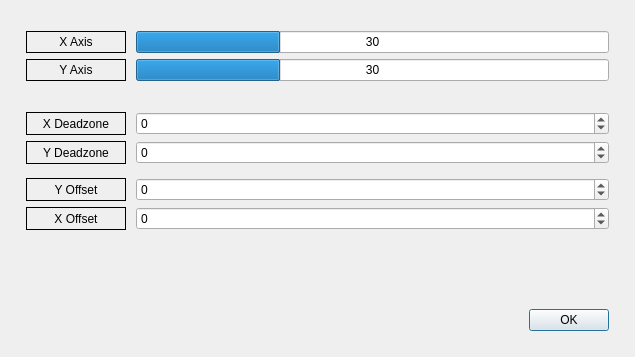
<?xml version="1.0" encoding="UTF-8"?>
<ui version="4.0">
 <class>Dialog</class>
 <widget class="QDialog" name="Dialog">
  <property name="geometry">
   <rect>
    <x>0</x>
    <y>0</y>
    <width>635</width>
    <height>357</height>
   </rect>
  </property>
  <property name="windowTitle">
   <string>Joystick Configuration</string>
  </property>
  <layout class="QVBoxLayout" name="verticalLayout_1">
   <item>
    <layout class="QVBoxLayout" name="mainBox">
     <property name="leftMargin">
      <number>15</number>
     </property>
     <property name="topMargin">
      <number>20</number>
     </property>
     <property name="rightMargin">
      <number>15</number>
     </property>
     <property name="bottomMargin">
      <number>5</number>
     </property>
     <item>
      <layout class="QHBoxLayout" name="xAxisBox">
       <property name="spacing">
        <number>10</number>
       </property>
       <property name="leftMargin">
        <number>0</number>
       </property>
       <property name="rightMargin">
        <number>0</number>
       </property>
       <item>
        <widget class="QLabel" name="xAxisLabel">
         <property name="minimumSize">
          <size>
           <width>100</width>
           <height>0</height>
          </size>
         </property>
         <property name="baseSize">
          <size>
           <width>0</width>
           <height>0</height>
          </size>
         </property>
         <property name="frameShape">
          <enum>QFrame::Shape::Box</enum>
         </property>
         <property name="frameShadow">
          <enum>QFrame::Shadow::Plain</enum>
         </property>
         <property name="midLineWidth">
          <number>0</number>
         </property>
         <property name="text">
          <string>X Axis</string>
         </property>
         <property name="alignment">
          <set>Qt::AlignmentFlag::AlignCenter</set>
         </property>
        </widget>
       </item>
       <item>
        <widget class="QProgressBar" name="xAxisBar">
         <property name="minimum">
          <number>-512</number>
         </property>
         <property name="maximum">
          <number>512</number>
         </property>
         <property name="value">
          <number>-200</number>
         </property>
         <property name="format">
          <string>%p</string>
         </property>
        </widget>
       </item>
      </layout>
     </item>
     <item>
      <layout class="QHBoxLayout" name="yAxisBox">
       <property name="spacing">
        <number>10</number>
       </property>
       <property name="leftMargin">
        <number>0</number>
       </property>
       <property name="rightMargin">
        <number>0</number>
       </property>
       <item>
        <widget class="QLabel" name="yAxisLabel">
         <property name="minimumSize">
          <size>
           <width>100</width>
           <height>0</height>
          </size>
         </property>
         <property name="frameShape">
          <enum>QFrame::Shape::Box</enum>
         </property>
         <property name="text">
          <string>Y Axis</string>
         </property>
         <property name="alignment">
          <set>Qt::AlignmentFlag::AlignCenter</set>
         </property>
        </widget>
       </item>
       <item>
        <widget class="QProgressBar" name="yAxisBar">
         <property name="minimum">
          <number>-512</number>
         </property>
         <property name="maximum">
          <number>512</number>
         </property>
         <property name="value">
          <number>-200</number>
         </property>
         <property name="format">
          <string>%p</string>
         </property>
        </widget>
       </item>
      </layout>
     </item>
     <item>
      <spacer name="verticalSpacer_1">
       <property name="orientation">
        <enum>Qt::Orientation::Vertical</enum>
       </property>
       <property name="sizeType">
        <enum>QSizePolicy::Policy::Fixed</enum>
       </property>
       <property name="sizeHint" stdset="0">
        <size>
         <width>20</width>
         <height>25</height>
        </size>
       </property>
      </spacer>
     </item>
     <item>
      <layout class="QHBoxLayout" name="xDeadzoneBox">
       <property name="spacing">
        <number>10</number>
       </property>
       <property name="topMargin">
        <number>0</number>
       </property>
       <item>
        <widget class="QLabel" name="xDeadzoneLabel">
         <property name="maximumSize">
          <size>
           <width>100</width>
           <height>16777215</height>
          </size>
         </property>
         <property name="frameShape">
          <enum>QFrame::Shape::Box</enum>
         </property>
         <property name="text">
          <string>X Deadzone</string>
         </property>
         <property name="alignment">
          <set>Qt::AlignmentFlag::AlignCenter</set>
         </property>
        </widget>
       </item>
       <item>
        <widget class="QSpinBox" name="xDeadzoneInput">
         <property name="minimum">
          <number>-512</number>
         </property>
         <property name="maximum">
          <number>512</number>
         </property>
        </widget>
       </item>
      </layout>
     </item>
     <item>
      <layout class="QHBoxLayout" name="yDeadzoneBox">
       <property name="spacing">
        <number>10</number>
       </property>
       <property name="leftMargin">
        <number>0</number>
       </property>
       <property name="rightMargin">
        <number>0</number>
       </property>
       <item>
        <widget class="QLabel" name="yDeadzoneLabel">
         <property name="minimumSize">
          <size>
           <width>100</width>
           <height>0</height>
          </size>
         </property>
         <property name="maximumSize">
          <size>
           <width>100</width>
           <height>16777215</height>
          </size>
         </property>
         <property name="frameShape">
          <enum>QFrame::Shape::Box</enum>
         </property>
         <property name="text">
          <string>Y Deadzone</string>
         </property>
         <property name="alignment">
          <set>Qt::AlignmentFlag::AlignCenter</set>
         </property>
        </widget>
       </item>
       <item>
        <widget class="QSpinBox" name="yDeadzoneInput">
         <property name="minimum">
          <number>-512</number>
         </property>
         <property name="maximum">
          <number>512</number>
         </property>
        </widget>
       </item>
      </layout>
     </item>
     <item>
      <spacer name="verticalSpacer_2">
       <property name="orientation">
        <enum>Qt::Orientation::Vertical</enum>
       </property>
       <property name="sizeType">
        <enum>QSizePolicy::Policy::Fixed</enum>
       </property>
       <property name="sizeHint" stdset="0">
        <size>
         <width>20</width>
         <height>8</height>
        </size>
       </property>
      </spacer>
     </item>
     <item>
      <layout class="QHBoxLayout" name="yOffsetBox">
       <property name="spacing">
        <number>10</number>
       </property>
       <property name="leftMargin">
        <number>0</number>
       </property>
       <property name="topMargin">
        <number>0</number>
       </property>
       <item>
        <widget class="QLabel" name="yOffsetLabel">
         <property name="maximumSize">
          <size>
           <width>100</width>
           <height>16777215</height>
          </size>
         </property>
         <property name="frameShape">
          <enum>QFrame::Shape::Box</enum>
         </property>
         <property name="text">
          <string>Y Offset</string>
         </property>
         <property name="alignment">
          <set>Qt::AlignmentFlag::AlignCenter</set>
         </property>
        </widget>
       </item>
       <item>
        <widget class="QSpinBox" name="yOffsetInput">
         <property name="minimum">
          <number>-512</number>
         </property>
         <property name="maximum">
          <number>512</number>
         </property>
        </widget>
       </item>
      </layout>
     </item>
     <item>
      <layout class="QHBoxLayout" name="xOffsetBox">
       <property name="spacing">
        <number>10</number>
       </property>
       <property name="topMargin">
        <number>0</number>
       </property>
       <item>
        <widget class="QLabel" name="xOffsetLabel">
         <property name="maximumSize">
          <size>
           <width>100</width>
           <height>16777215</height>
          </size>
         </property>
         <property name="frameShape">
          <enum>QFrame::Shape::Box</enum>
         </property>
         <property name="text">
          <string>X Offset</string>
         </property>
         <property name="alignment">
          <set>Qt::AlignmentFlag::AlignCenter</set>
         </property>
        </widget>
       </item>
       <item>
        <widget class="QSpinBox" name="xOffsetInput">
         <property name="minimum">
          <number>-512</number>
         </property>
         <property name="maximum">
          <number>512</number>
         </property>
        </widget>
       </item>
      </layout>
     </item>
     <item>
      <spacer name="verticalSpacer_3">
       <property name="orientation">
        <enum>Qt::Orientation::Vertical</enum>
       </property>
       <property name="sizeType">
        <enum>QSizePolicy::Policy::Expanding</enum>
       </property>
       <property name="sizeHint" stdset="0">
        <size>
         <width>20</width>
         <height>40</height>
        </size>
       </property>
      </spacer>
     </item>
     <item>
      <widget class="QDialogButtonBox" name="buttonBox">
       <property name="orientation">
        <enum>Qt::Orientation::Horizontal</enum>
       </property>
       <property name="standardButtons">
        <set>QDialogButtonBox::StandardButton::Ok</set>
       </property>
      </widget>
     </item>
     <item>
      <spacer name="verticalSpacer_4">
       <property name="orientation">
        <enum>Qt::Orientation::Vertical</enum>
       </property>
       <property name="sizeType">
        <enum>QSizePolicy::Policy::Fixed</enum>
       </property>
       <property name="sizeHint" stdset="0">
        <size>
         <width>20</width>
         <height>10</height>
        </size>
       </property>
      </spacer>
     </item>
    </layout>
   </item>
  </layout>
 </widget>
 <resources/>
 <connections>
  <connection>
   <sender>buttonBox</sender>
   <signal>accepted()</signal>
   <receiver>Dialog</receiver>
   <slot>accept()</slot>
   <hints>
    <hint type="sourcelabel">
     <x>248</x>
     <y>254</y>
    </hint>
    <hint type="destinationlabel">
     <x>157</x>
     <y>274</y>
    </hint>
   </hints>
  </connection>
 </connections>
</ui>
